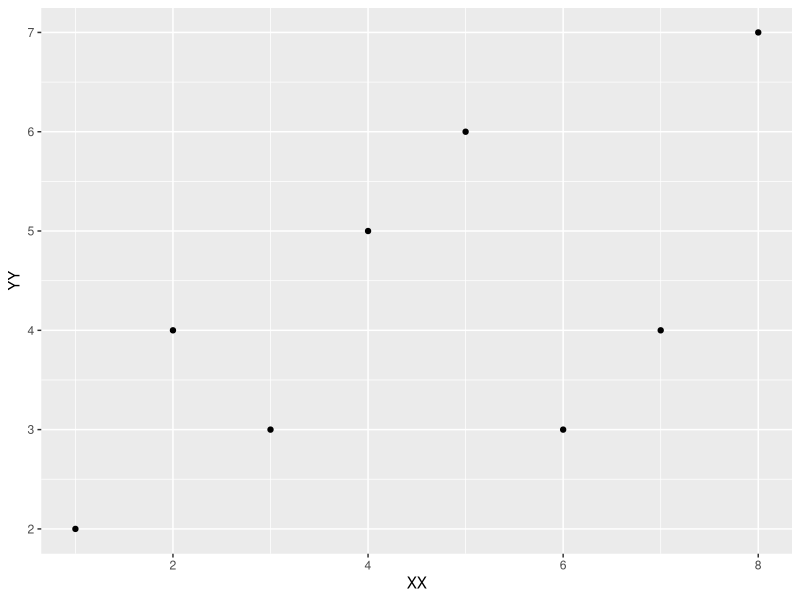
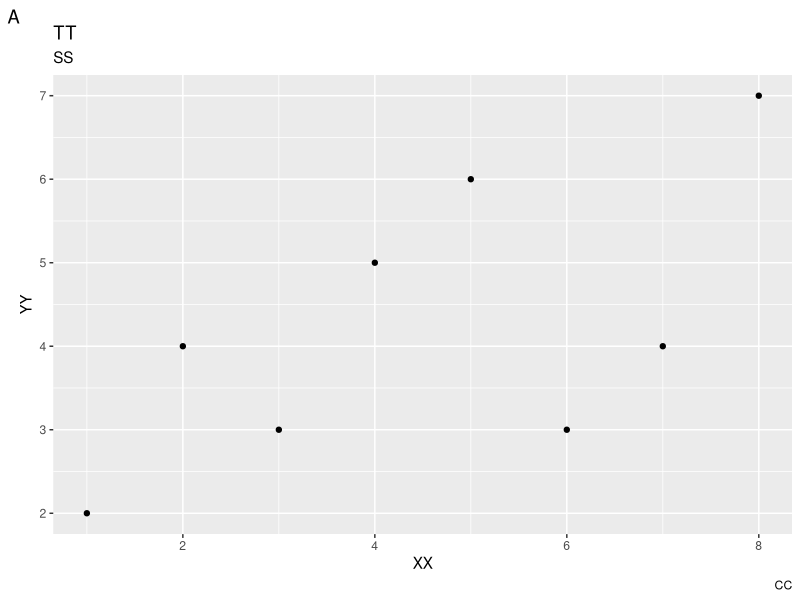
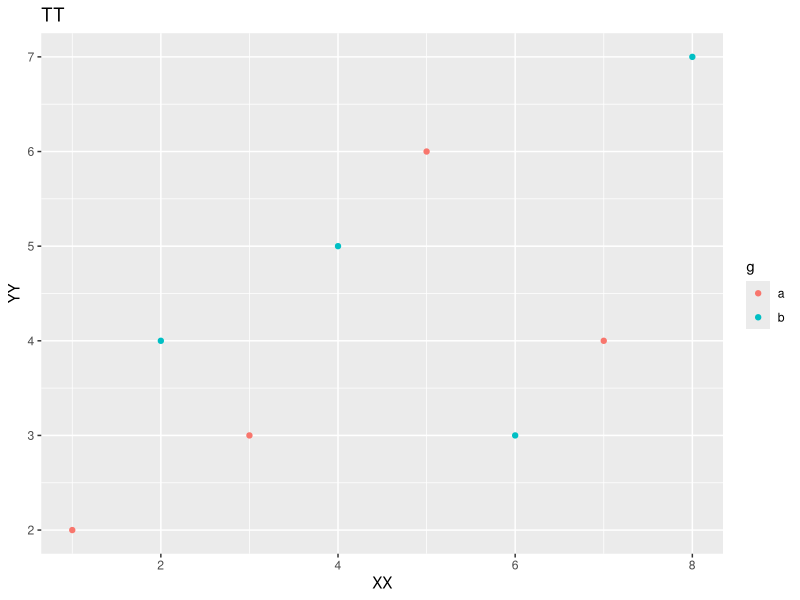
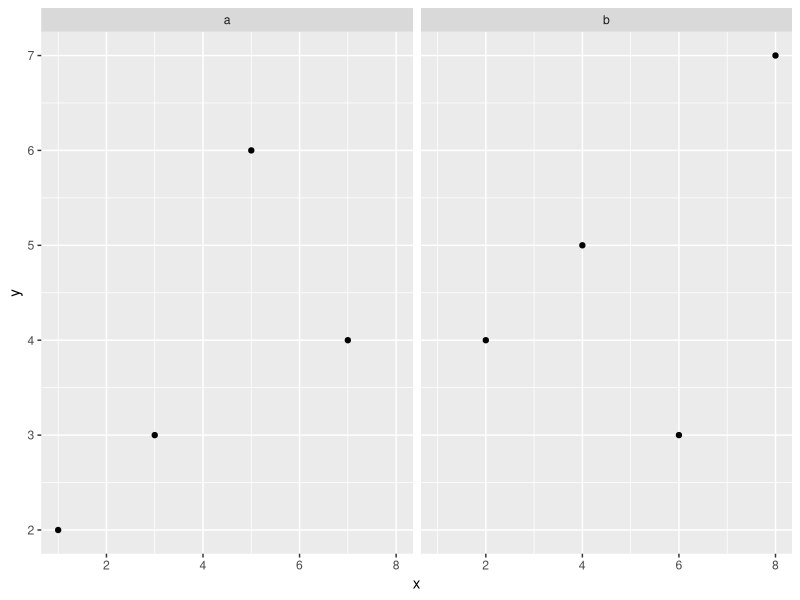
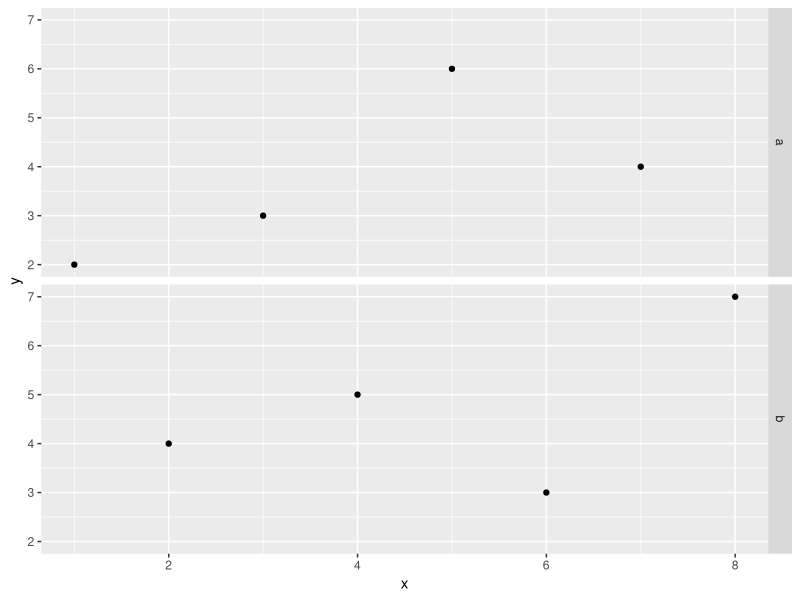
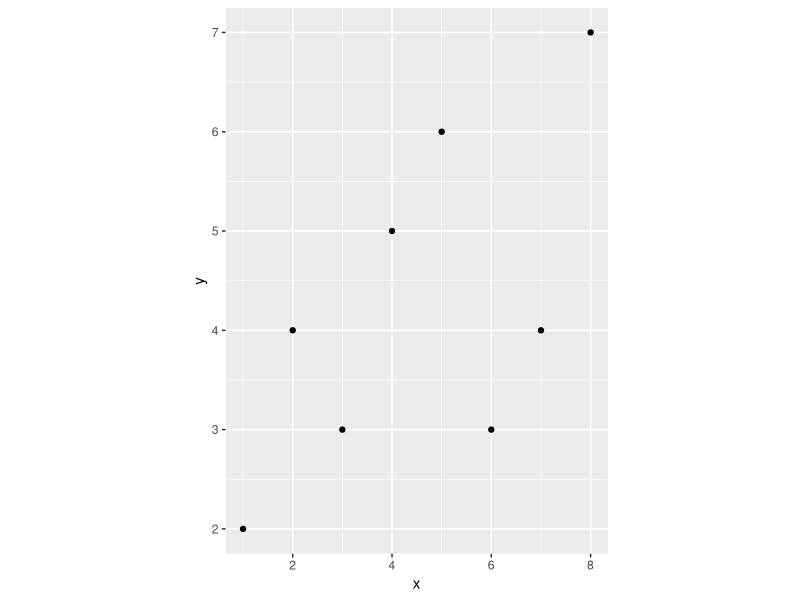
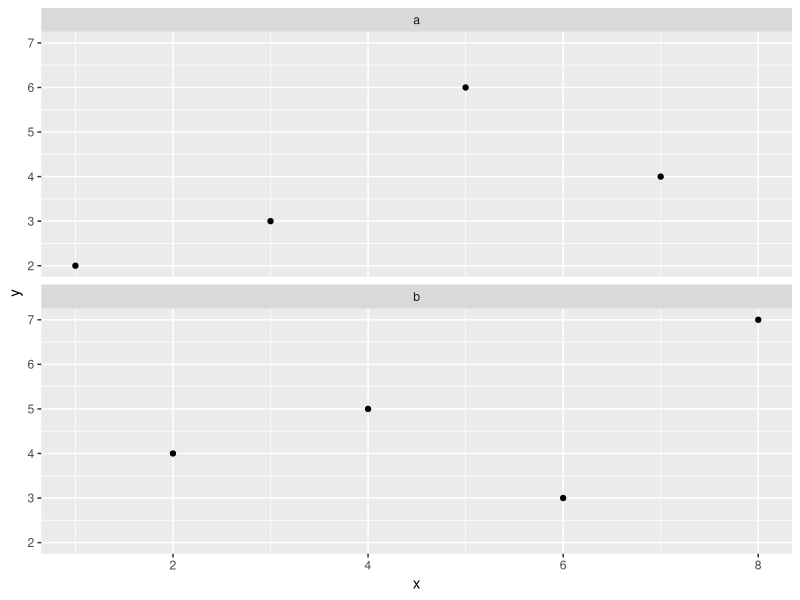
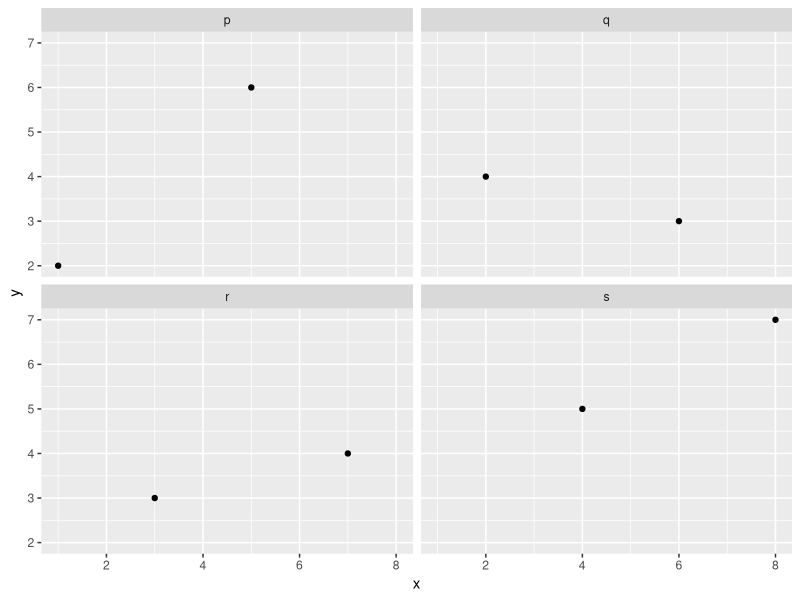

R code for these plots, in order: (Note: this script raises an error after producing the figures.)
#!/usr/bin/env Rscript
#
# 生成 tests/fixtures/plot_gtable_r_reference.json —— `plot_gtable()`（SIL-999）
# 与 ggplot2 4.0.3 `ggplotGrob()` 的结构对拍参考值。
#
#   pixi run -e refs refs:plot-gtable
#
# 参考值分两部分：
#   1. 结构：行列数 + 每条 layout 记录的 (name, t, l, b, r)；
#   2. 单位向量：`widths` / `heights` 的 `as.character()`。测试只解析其中**可静态
#      求值**的元素（`5.5points` / `0.350502602739725cm` / `0cm` …），跳过
#      `1grobwidth` / `1grobheight` / `sum(...)` / `1null` —— 前三个要设备度量，
#      最后一个由 gtable 按面板比例分配，两边各算各的。
#
# 为什么不用设备测量：整页表的 null 单位是给多图合并用的权重，解析值取决于页面
# 尺寸；真正要对拍的是「哪些行列、多宽多高、叫什么名字」。

suppressPackageStartupMessages({
  library(ggplot2)
  library(grid)
})

# 不开默认绘图设备：否则 `ggplotGrob()` 会在 CWD 留下 Rplots.pdf。
invisible(pdf(NULL))

out_path <- "tests/fixtures/plot_gtable_r_reference.json"

# ---------------------------------------------------------------------------
# 极简 JSON 输出（与 tools/refs/gtable_ref.R 同一份）
# ---------------------------------------------------------------------------

json_escape <- function(text) {
  text <- gsub("\\", "\\\\", text, fixed = TRUE)
  text <- gsub("\"", "\\\"", text, fixed = TRUE)
  text <- gsub("\n", "\\n", text, fixed = TRUE)
  text <- gsub("\t", "\\t", text, fixed = TRUE)
  paste0("\"", text, "\"")
}

fmt_num <- function(value) {
  if (!is.finite(value)) stop("non-finite number in fixture: ", value)
  sprintf("%.17g", value)
}

to_json <- function(x, indent = 0L) {
  pad <- strrep("  ", indent)
  pad2 <- strrep("  ", indent + 1L)
  if (is.null(x)) return("null")
  if (is.logical(x) && length(x) == 1L) {
    if (is.na(x)) return("null")
    return(if (isTRUE(x)) "true" else "false")
  }
  if (is.numeric(x) && length(x) == 1L) return(fmt_num(x))
  if (is.character(x) && length(x) == 1L) return(json_escape(x))
  if (is.list(x)) {
    nm <- names(x)
    if (!is.null(nm)) {
      if (length(x) == 0L) return("{}")
      items <- vapply(seq_along(x), function(i) {
        paste0(pad2, json_escape(nm[[i]]), ": ", to_json(x[[i]], indent + 1L))
      }, character(1))
      return(paste0("{\n", paste(items, collapse = ",\n"), "\n", pad, "}"))
    }
    if (length(x) == 0L) return("[]")
    items <- vapply(x, function(el) paste0(pad2, to_json(el, indent + 1L)), character(1))
    return(paste0("[\n", paste(items, collapse = ",\n"), "\n", pad, "]"))
  }
  if (length(x) == 0L) return("[]")
  items <- vapply(seq_along(x), function(i) {
    paste0(pad2, to_json(x[[i]], indent + 1L))
  }, character(1))
  paste0("[\n", paste(items, collapse = ",\n"), "\n", pad, "]")
}

# ---------------------------------------------------------------------------
# 采集
# ---------------------------------------------------------------------------

# 按 7×7 视口把每条 layout 记录解析成 cm：进它的单元格包装视口读 `1npc`。
# `convertWidth(grob$widths)` 对 `1null` 只给 0，不能用来断言 null 行 / 列。
measure_record <- function(lay, i) {
  vp <- paste0(
    lay$name[i], ".", lay$t[i], "-", lay$r[i], "-", lay$b[i], "-", lay$l[i]
  )
  ok <- tryCatch({
    downViewport("layout")
    downViewport(vp)
    TRUE
  }, error = function(...) FALSE)
  if (!ok) {
    upViewport(0)
    return(NULL)
  }
  width <- convertWidth(unit(1, "npc"), "cm", valueOnly = TRUE)
  height <- convertHeight(unit(1, "npc"), "cm", valueOnly = TRUE)
  upViewport(0)
  list(width = width, height = height)
}

measure_case <- function(name, plot) {
  grob <- ggplotGrob(plot)
  lay <- grob$layout
  placements <- lapply(seq_len(nrow(lay)), function(i) {
    list(
      name = lay$name[i],
      t = as.integer(lay$t[i]),
      l = as.integer(lay$l[i]),
      b = as.integer(lay$b[i]),
      r = as.integer(lay$r[i])
    )
  })
  grid.newpage()
  grid.draw(grob)
  records <- lapply(seq_len(nrow(lay)), function(i) {
    size <- measure_record(lay, i)
    if (is.null(size)) {
      return(NULL)
    }
    list(
      name = lay$name[i],
      t = as.integer(lay$t[i]),
      l = as.integer(lay$l[i]),
      b = as.integer(lay$b[i]),
      r = as.integer(lay$r[i]),
      width = size$width,
      height = size$height
    )
  })
  upViewport(0)
  list(
    name = name,
    nrow = as.integer(nrow(grob)),
    ncol = as.integer(ncol(grob)),
    respect = isTRUE(grob$respect),
    widths = vapply(as.character(grob$widths), identity, character(1), USE.NAMES = FALSE),
    heights = vapply(as.character(grob$heights), identity, character(1), USE.NAMES = FALSE),
    layout = placements,
    records = Filter(Negate(is.null), records)
  )
}

data <- data.frame(
  x = c(1, 2, 3, 4, 5, 6, 7, 8),
  y = c(2, 4, 3, 5, 6, 3, 4, 7),
  g = factor(c("a", "b", "a", "b", "a", "b", "a", "b"), levels = c("a", "b")),
  h = factor(c("u", "u", "u", "u", "v", "v", "v", "v"), levels = c("u", "v")),
  four = factor(c("p", "q", "r", "s", "p", "q", "r", "s"),
                levels = c("p", "q", "r", "s")),
  five = factor(c("p", "q", "r", "s", "t", "p", "q", "r"),
                levels = c("p", "q", "r", "s", "t"))
)

base <- ggplot(data, aes(x, y)) + geom_point()

cases <- list(
  measure_case("plain", base + labs(x = "XX", y = "YY")),
  measure_case(
    "titled",
    base + labs(title = "TT", subtitle = "SS", caption = "CC", tag = "A", x = "XX", y = "YY")
  ),
  measure_case(
    "legend",
    ggplot(data, aes(x, y, colour = g)) + geom_point() + labs(title = "TT", x = "XX", y = "YY")
  ),
  measure_case("facet_wrap", base + facet_wrap(~g)),
  measure_case("facet_grid", base + facet_grid(g ~ .)),
  measure_case("coord_fixed", base + coord_fixed(ratio = 2)),
  # SIL-999 审计补的 4 个 shape：多行 / 多列分面的展开规则与 R 对拍。
  measure_case("wrap_ncol1", base + facet_wrap(~g, ncol = 1)),
  measure_case("wrap_2x2", base + facet_wrap(~four)),
  measure_case("grid_1x2", base + facet_grid(. ~ g)),
  measure_case("grid_2x2", base + facet_grid(h ~ g)),
  # ragged（末行不满）：`axis-b` 内部带在 R 里是字面量 0cm，只有最后一个面板行满高。
  measure_case("wrap_ragged_ncol3", base + facet_wrap(~five, ncol = 3)),
  measure_case("wrap_ragged_ncol2", base + facet_wrap(~five, ncol = 2)),
  # `dir = "v"`：按列优先填充，ragged 空洞在右下角。
  measure_case("wrap_dir_v_ncol2", base + facet_wrap(~five, ncol = 2, dir = "v")),
  # `axes = "all"` + `axis.labels = "margins"`：内面板只留刻度（R 0.0967cm），
  # 外边缘仍是 tick + label 的满高。
  measure_case(
    "wrap_axes_all_labels_margins",
    base + facet_wrap(~four, axes = "all", axis.labels = "margins") + labs(x = "XX", y = "YY")
  ),
  # 内面板也带标签：内部带与边缘同高。
  measure_case(
    "wrap_axes_all_labels_all",
    base + facet_wrap(~four, axes = "all", axis.labels = "all") + labs(x = "XX", y = "YY")
  ),
  # 单方向 `all_x` / `all_y` + labels="margins"：只有该方向的内侧带留刻度。
  measure_case(
    "wrap_axes_allx_labels_margins",
    base + facet_wrap(~four, axes = "all_x", axis.labels = "margins") + labs(x = "XX", y = "YY")
  ),
  measure_case(
    "wrap_axes_ally_labels_margins",
    base + facet_wrap(~four, axes = "all_y", axis.labels = "margins") + labs(x = "XX", y = "YY")
  ),
  # `plot.title.position = "plot"`：title / subtitle 的跨列范围。
  measure_case(
    "title_plot_position",
    ggplot(data, aes(x, y, colour = g)) +
      geom_point() +
      labs(title = "TT", subtitle = "SS", x = "XX", y = "YY") +
      theme(plot.title.position = "plot")
  )
)

doc <- list(
  generator = "tools/refs/plot_gtable_ref.R",
  ggplot2 = as.character(packageVersion("ggplot2")),
  size_in = c(7, 7),
  cases = cases
)

writeLines(paste0(to_json(doc), "\n"), out_path)
cat("wrote", out_path, "with", length(cases), "cases\n")
